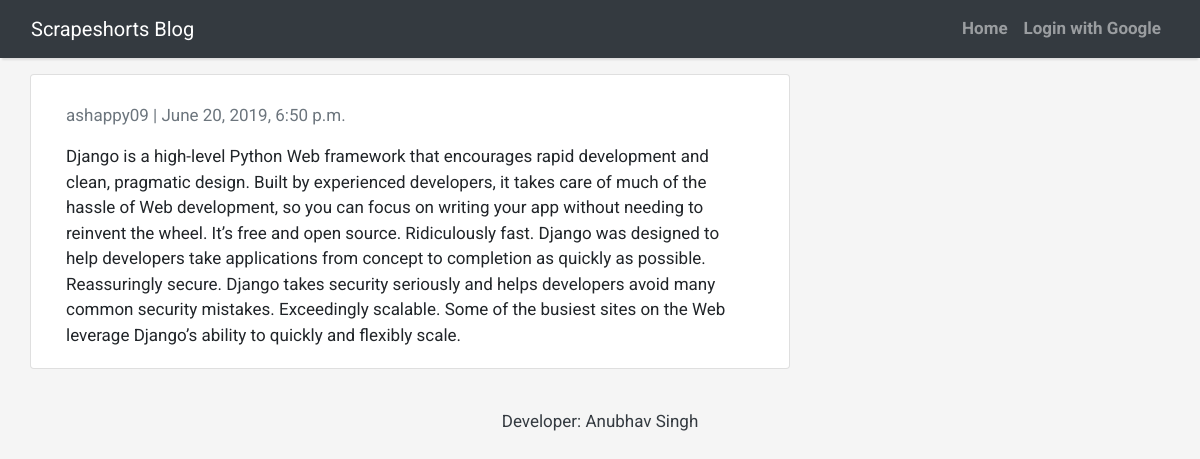
Screenshot of /post_detail/7/ with the database file from the repository.
### newsapp/models.py (models this page shows, shortened)
class Post(models.Model):
    author = models.ForeignKey(settings.AUTH_USER_MODEL, on_delete=models.CASCADE)
    title = models.CharField(max_length=200)
    text = models.TextField()
    created_date = models.DateTimeField(default=timezone.now)
    published_date = models.DateTimeField(blank=True, null=True)
    objects = models.Manager

### newsapp/views.py (the view)
# urls.py: path('post_detail/<int:pk>/',views.post_detail,name='post_detail'),
def post_detail(request, pk):
    post = get_object_or_404(Post, pk=pk)
    return render(request, 'post_detail.html', {'post': post})

### newsapp/templates/post_detail.html (shortened to what this page needs)
{% extends 'base.html' %} {% block content %}
<div class="container">
  <div class="row">
    <div class="col-md-8 card mb-4  mt-3 left  top">
      <div class="card-body">
        <p class=" text-muted">{{ post.author }} | {{ post.published_date }}</p>
        <p class="card-text ">{{ post.text }}</p>
      </div>
    </div>
  </div>
</div>
{% endblock content %}

### newsapp/templates/base.html (style rules this page uses)
body { font-family: "Roboto", sans-serif; font-size: 17px; background-color: #f5f5f5;; }

### rows the page displays
Post: author "ashappy09", published_date "June 20, 2019, 6:50 p.m.", text "Django is a high-level Python Web framework that encourages rapid development and clean, pragmatic design. Built by experienced developers, it takes care of much of the hassle of Web development, so you can focus on writing your app without needing to reinvent the wheel. It’s free and open source. Ridiculously fast. Django was designed to help developers take applications from concept to completion as quickly as possible. Reassuringly secure. Django takes security seriously and helps developers avoid many common security mistakes. Exceedingly scalable. Some of the busiest sites on the Web leverage Django’s ability to quickly and flexibly scale."
